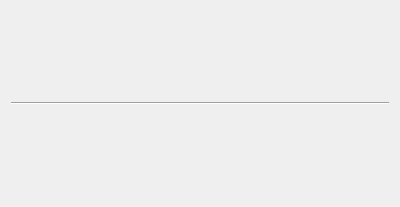
<?xml version="1.0" encoding="UTF-8"?>
<ui version="4.0">
 <class>cg3::viewer::DrawableContainerDrawListManager</class>
 <widget class="QFrame" name="cg3::viewer::DrawableContainerDrawListManager">
  <property name="geometry">
   <rect>
    <x>0</x>
    <y>0</y>
    <width>400</width>
    <height>207</height>
   </rect>
  </property>
  <property name="windowTitle">
   <string>Frame</string>
  </property>
  <property name="lineWidth">
   <number>0</number>
  </property>
  <layout class="QVBoxLayout" name="verticalLayout">
   <property name="spacing">
    <number>12</number>
   </property>
   <property name="topMargin">
    <number>0</number>
   </property>
   <property name="bottomMargin">
    <number>0</number>
   </property>
   <item>
    <widget class="Line" name="line">
     <property name="orientation">
      <enum>Qt::Horizontal</enum>
     </property>
    </widget>
   </item>
  </layout>
 </widget>
 <resources/>
 <connections/>
</ui>
